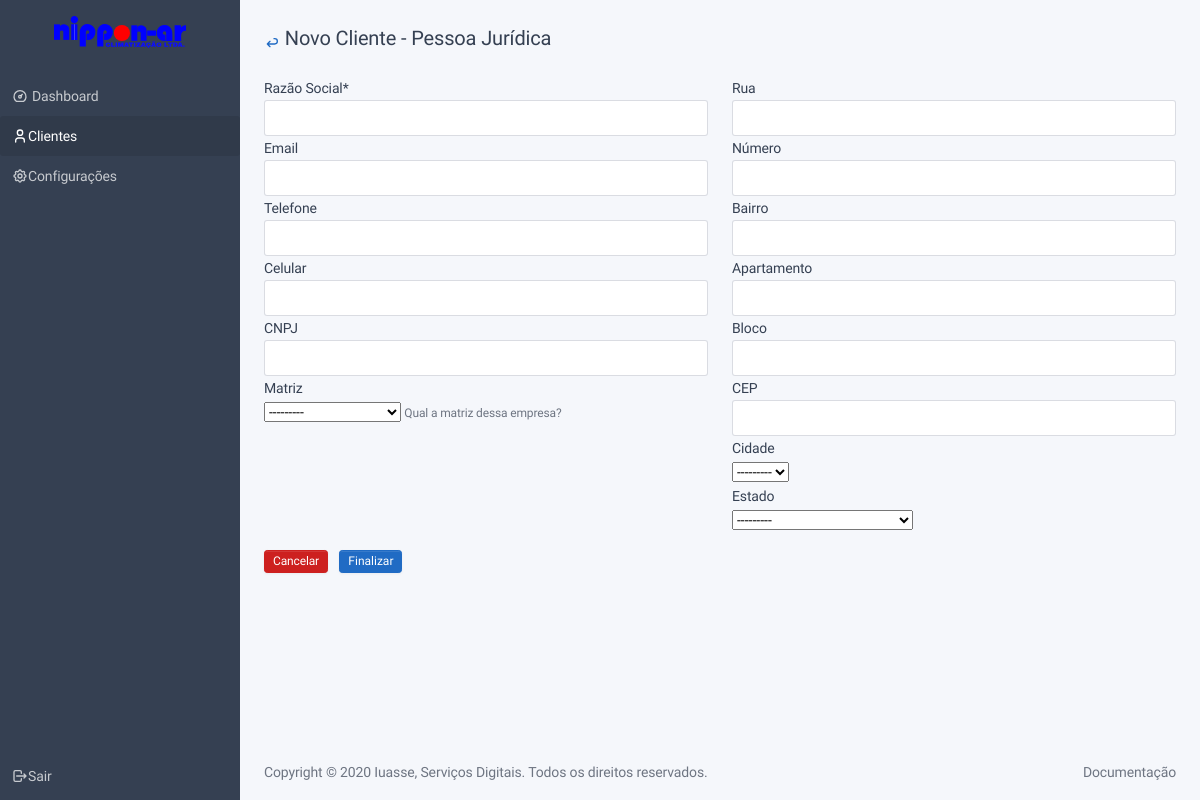
Before: /customer/juridical/create/ (signed in) with the older database file.
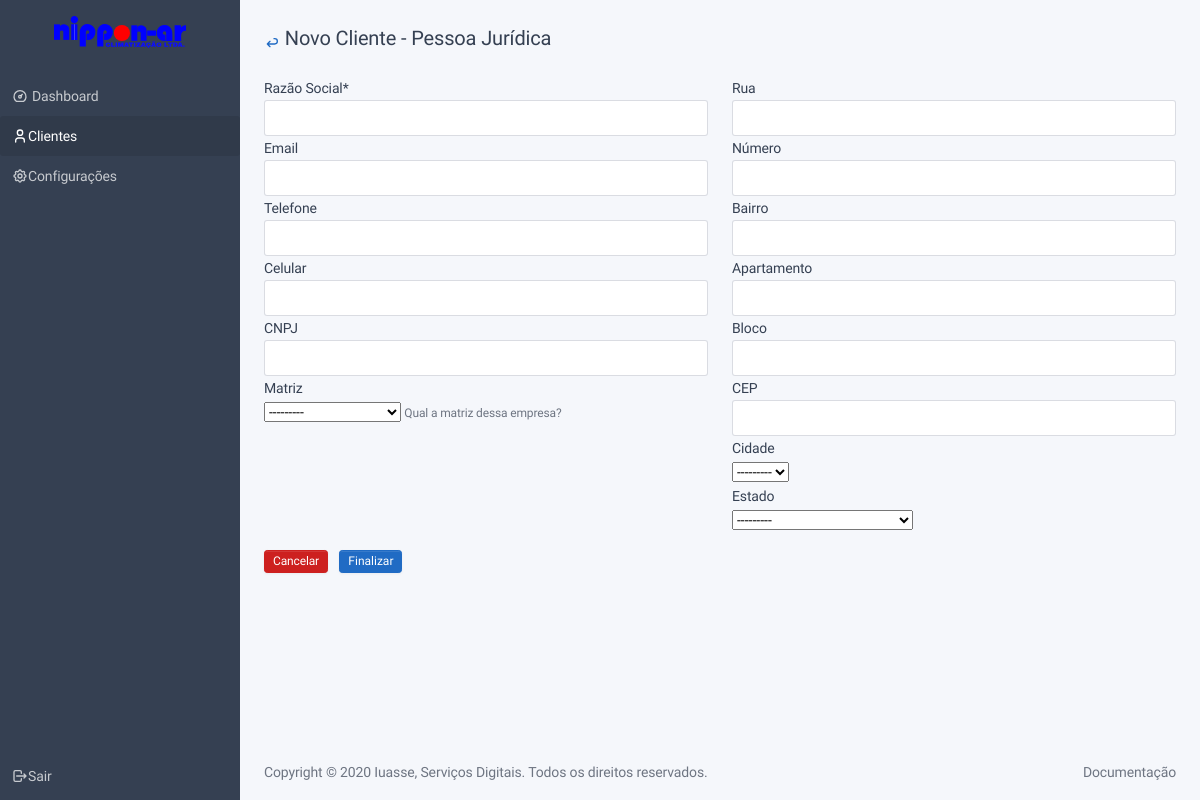
After: the same page with the newer database file.
### customer/models.py (models this page shows, shortened)
class Customer(BaseModel):
    email = models.EmailField(max_length=254, blank=True)
    phone_1 = models.CharField("telefone", max_length=15, blank=True)
    phone_2 = models.CharField("celular", max_length=15, blank=True)
    street = models.CharField("Rua", max_length=128, blank=True)
    number = models.CharField("Número", max_length=10, blank=True)
    neighborhood = models.CharField("Bairro", max_length=128, blank=True)
    apartment = models.CharField("Apartamento", max_length=10, blank=True)
    block = models.CharField("Bloco", max_length=128, blank=True)
    city = models.ForeignKey("config.City", verbose_name="Cidade", on_delete=models.SET_NULL, null=True, blank=True)
    state = models.CharField("Estado", max_length=2, choices=StateEnum.choices(), blank=True)
    cep = models.CharField("CEP", max_length=9, blank=True)
    address_line = models.CharField("Endereço", max_length=256, blank=True)
    devices = models.ManyToManyField("device.Device", verbose_name="Equipamentos", blank=True)
    class Meta:
        abstract = True
    def __str__(self):
        return self.name

class JuridicalCustomer(Customer):
    name = models.CharField("razão Social", max_length=128)
    cnpj = models.CharField("CNPJ", max_length=18, blank=True)
    parent_company = models.ForeignKey("customer.JuridicalCustomer", verbose_name="Matriz", on_delete=models.CASCADE,
                                       null=True, blank=True, help_text="Qual a matriz dessa empresa?")
    type = models.IntegerField(default=1)

### customer/views.py (the view)
# urls.py: path('create/', JuridicalCustomerCreate.as_view(), name='create'),
class JuridicalCustomerCreate(LoginRequiredMixin, PermissionRequiredMixin, CreateView):
    model = JuridicalCustomer
    form_class = JuridicalCustomerForm
    template_name = 'base/form.html'
    permission_required = 'customer.create_juridicalcustomer'
    title = TITLE_CREATE_JURIDICAL_CUSTOMER
    subtitle = SUBTITLE_JURIDICAL_CUSTOMER
    header_class = HEADER_CLASS_JURIDICAL_CUSTOMER
    @staticmethod
    def get_back_url():
        return reverse_lazy('customer:juridicalcustomer:view')

### frontend/context_processors.py (called while the page is built)
def enterprise_name(request):
    return {
        'NAME_OF_ENTERPRISE': settings.NAME_OF_ENTERPRISE,
        'VERSION': settings.VERSION,
        'ICON': ICON,
        'ICON_LOGOUT': ICON_LOGOUT,
        'ICON_LINK': ICON_LINK,
        'ICON_EYE': ICON_EYE,
        'ICON_ARROW_BACK': ICON_ARROW_BACK,
        'ICON_DELETE': ICON_DELETE,
        'ICON_EDIT': ICON_EDIT,
        'ICON_ADD': ICON_ADD,
        'ICON_CALENDAR': ICON_CALENDAR,
        'ICON_DEVICE': ICON_DEVICE,
        'ICON_PERSON': ICON_PERSON,
        'ICON_NEW_PERSON': ICON_NEW_PERSON,
        'ICON_SETTINGS': ICON_SETTINGS,
        'ICON_TRIANGLE_ALERT': ICON_TRIANGLE_ALERT,
        'ICON_BUG': ICON_BUG,
        'ICON_SERVICE': ICON_SERVICE,
        'ICON_DASHBOARD': ICON_DASHBOARD,
    }

### frontend/templates/base/form.html (shortened to what this page needs)
{% extends 'base.html' %}
{% load crispy_forms_tags %}
{% block content %}
<div class="container-fluid">
    <div class="page-header">
        <div class="row align-items-center">
            <div class="col-auto">
                <h2 class="page-title">
                    <a href="{% if object %} {{object.get_absolute_url}} {% else %} {{view.get_back_url}} {% endif %}"
                       rel="tooltip" title="Voltar">
                        <span class="text-primary">{{ICON_ARROW_BACK|safe}}</span>
                    </a>
                    {{view.title}}
                </h2>
            </div>
        </div>
    </div>
    <form action="" method="post">
        {% crispy form %}
        <div class="form-row">
            <div class="pull-right mt-3">
                <a class="btn btn-danger btn-sm mr-2" type="button"
                   href="{% if object %} {{object.get_absolute_url}} {% else %} {{view.get_back_url}} {% endif %}">Cancelar</a>
                <button class="btn btn-primary btn-sm" type="submit">Finalizar</button>
            </div>
        </div>
    </form>
</div>
{% endblock %}

### frontend/templates/base.html (shortened to what this page needs)
<!DOCTYPE html>
<html lang="en">
<head>
    {% load static %}
    <link href="{% static 'dist/libs/jqvmap/dist/jqvmap.min.css' %}" rel="stylesheet"/>
    <link href="{% static 'dist/css/tabler.min.css' %}" rel="stylesheet"/>
    <link href="{% static 'custom/css/custom-css.css' %}" rel="stylesheet"/>
</head>
{% block body_html %}
<body class="antialiased">
{% block sidebar %}{% include "sidebar.html" %}{% endblock %}
<div class="page">
    <div class="content" id="content">
        {% block content %}{% include "dashboard.html" %}{% endblock %}
        {% block footer %}{% include "footer.html" %}{% endblock %}
    </div>
</div>
</body>
{% endblock %}
</html>

### frontend/templates/sidebar.html (shortened to what this page needs)
{% load static %}
<aside class="navbar navbar-vertical navbar-expand-lg navbar-dark">
    <div class="container">
        <a class="navbar-brand navbar-brand-autodark" href="{% url 'dashboard' %}">
            <img alt="{{NAME_OF_ENTERPRISE}}" class="navbar-brand-image" src="{% static 'logo.svg' %}">
        </a>
        <div class="collapse navbar-collapse" id="navbar-menu">
            <ul class="navbar-nav pt-lg-3">
                <li class="nav-item {% if request.resolver_match.url_name == 'dashboard' %}active{% endif %}">
                    <a class="nav-link" href="{% url 'dashboard' %}">
                        <span class="nav-link-icon d-md-none d-lg-inline-block">
                          {{ICON_DASHBOARD|safe}}
                        </span>
                        <span class="nav-link-title">Dashboard</span>
                    </a>
                </li>
                <li class="nav-item {% if 'customer' in request.path  or 'device' in request.path and 'config' not in request.path or 'service' in request.path and 'config' not in request.path %}active{% endif %}">
                    <a class="nav-link" href="{% url 'customer:index' %}">
                        {{ICON_PERSON|safe}}
                        <span class="nav-link-title">Clientes</span>
                    </a>
                </li>
                <li class="nav-item {% if 'config' in request.path %}active{% endif %}">
                    <a class="nav-link" href="{% url 'config:index' %}">
                        {{ICON_SETTINGS|safe}}
                        <span class="nav-link-title">Configurações</span>
                    </a>
                </li>
                <li class="nav-item mt-auto">
                    <a class="nav-link" data-target="#modal-logout" data-toggle="modal" href="#">
                        {{ICON_LOGOUT|safe}}
                        <span class="nav-link-title">Sair</span>
                    </a>
                </li>
            </ul>
        </div>
    </div>
</aside>

### frontend/templates/footer.html
<footer class="footer footer-transparent">
    <div class="container">
        <div class="row text-center align-items-center flex-row-reverse">
            <div class="col-lg-auto ml-lg-auto">
                <ul class="list-inline list-inline-dots mb-0">
                    <li class="list-inline-item"><a class="link-secondary" href="./docs/index.html">Documentação</a>
                    </li>
                </ul>
            </div>
            <div class="col-12 col-lg-auto mt-3 mt-lg-0">
                Copyright © 2020
                <a class="link-secondary" href="https://iuasse.com.br">Iuasse, Serviços Digitais</a>.
                Todos os direitos reservados.
            </div>
        </div>
    </div>
</footer>

### frontend/templates/base.html (style rules this page uses)
body { display: none; }

Changed rows visible on the page:
added JuridicalCustomer: parent_company "---------", city "---------", state "---------"
